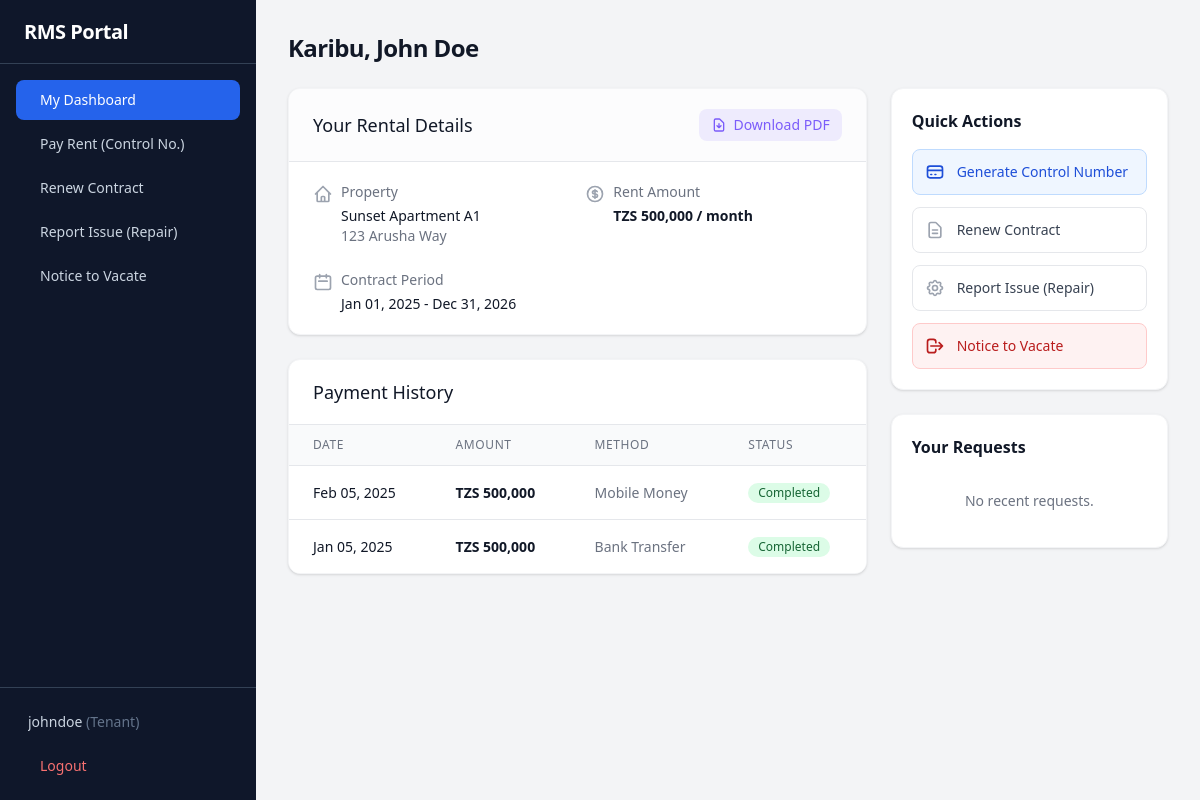
The app's page /index.php (signed in) with its own data.
### tables this page shows
CREATE TABLE IF NOT EXISTS users (
    id VARCHAR(20) PRIMARY KEY,
    username VARCHAR(50) UNIQUE NOT NULL,
    password VARCHAR(255) NOT NULL,
    role ENUM('admin','tenant','landlord') NOT NULL DEFAULT 'tenant',
    tenant_id VARCHAR(20) DEFAULT NULL,
    created_at TIMESTAMP DEFAULT CURRENT_TIMESTAMP
);

CREATE TABLE IF NOT EXISTS tenants (
    id VARCHAR(20) PRIMARY KEY,
    name VARCHAR(255) NOT NULL,
    email VARCHAR(255) NOT NULL,
    phone VARCHAR(50) NOT NULL,
    created_at TIMESTAMP DEFAULT CURRENT_TIMESTAMP
);

CREATE TABLE IF NOT EXISTS properties (
    id VARCHAR(20) PRIMARY KEY,
    title VARCHAR(255) NOT NULL,
    address TEXT NOT NULL,
    rent_amount DECIMAL(12,2) NOT NULL DEFAULT 0,
    status ENUM('available','rented','maintenance') NOT NULL DEFAULT 'available',
    created_at TIMESTAMP DEFAULT CURRENT_TIMESTAMP
);

CREATE TABLE IF NOT EXISTS contracts (
    id VARCHAR(20) PRIMARY KEY,
    property_id VARCHAR(20) NOT NULL,
    tenant_id VARCHAR(20) NOT NULL,
    start_date DATE NOT NULL,
    end_date DATE NOT NULL,
    status ENUM('active','terminated') NOT NULL DEFAULT 'active',
    created_at TIMESTAMP DEFAULT CURRENT_TIMESTAMP
);

CREATE TABLE IF NOT EXISTS payments (
    id VARCHAR(20) PRIMARY KEY,
    contract_id VARCHAR(20) NOT NULL,
    amount DECIMAL(12,2) NOT NULL DEFAULT 0,
    date DATE NOT NULL,
    method VARCHAR(50) NOT NULL DEFAULT 'bank_transfer',
    status ENUM('completed','pending') NOT NULL DEFAULT 'pending',
    control_number VARCHAR(50) DEFAULT NULL,
    created_at TIMESTAMP DEFAULT CURRENT_TIMESTAMP
);

### tenant_dashboard.php (the view, shortened to what the rows shown need)
<?php
require_once __DIR__ . '/config/database.php';
require_once __DIR__ . '/includes/auth.php';
require_once __DIR__ . '/includes/helpers.php';
$user = getCurrentUser();
$tenant_id = $user['tenant_id'];
$tenant = db()->prepare("SELECT * FROM tenants WHERE id = ?");
$tenant->execute([$tenant_id]);
$tenant = $tenant->fetch();
$contract = db()->prepare("SELECT * FROM contracts WHERE tenant_id = ? AND status='active' LIMIT 1");
$contract->execute([$tenant_id]);
$contract = $contract->fetch();
$property = db()->prepare("SELECT * FROM properties WHERE id = ?");
$property->execute([$contract['property_id']]);
$property = $property->fetch();
$stmt = db()->prepare("SELECT * FROM payments WHERE contract_id = ? ORDER BY date DESC");
$stmt->execute([$contract['id']]);
$payments = $stmt->fetchAll();
$stmt = db()->prepare("SELECT * FROM service_requests WHERE tenant_id = ? ORDER BY date DESC");
$stmt->execute([$tenant_id]);
$requests = $stmt->fetchAll();
$pending_payments = array_filter($payments, fn($p) => $p['status'] === 'pending');
?>
<div class="space-y-6">
    <h1 class="text-2xl font-bold tracking-tight text-gray-900">Karibu, <?= hsc($tenant['name']) ?></h1>
    <div class="grid grid-cols-1 lg:grid-cols-12 gap-6">
        <div class="lg:col-span-8 space-y-6">
            <div class="bg-white rounded-xl shadow border border-gray-100 overflow-hidden">
                <div class="px-6 py-5 border-b border-gray-200 flex justify-between items-center bg-gray-50/50">
                    <h3 class="text-lg font-medium leading-6 text-gray-900">Your Rental Details</h3>
                    <a href="pdf_generate.php?contract_id=<?= $contract['id'] ?>" class="flex items-center text-sm font-medium text-[#7B5CFA] hover:text-[#6849E3] bg-[#7B5CFA]/10 px-3 py-1.5 rounded-lg transition-colors">
                        <svg class="w-4 h-4 mr-1.5" fill="none" stroke="currentColor" viewBox="0 0 24 24"><path stroke-linecap="round" stroke-linejoin="round" stroke-width="2" d="M12 10v6m0 0l-3-3m3 3l3-3m2 8H7a2 2 0 01-2-2V5a2 2 0 012-2h5.586a1 1 0 01.707.293l5.414 5.414a1 1 0 01.293.707V19a2 2 0 01-2 2z"/></svg>
                        Download PDF
                    </a>
                </div>
                <div class="px-6 py-5">
                    <dl class="grid grid-cols-1 gap-x-4 gap-y-6 sm:grid-cols-2">
                        <div class="sm:col-span-1 flex items-start">
                            <div><dt class="text-sm font-medium text-gray-500">Property</dt><dd class="mt-1 text-sm text-gray-900"><?= hsc($property['title']) ?></dd><dd class="text-sm text-gray-500"><?= hsc($property['address']) ?></dd></div>
                        </div>
                        <div class="sm:col-span-1 flex items-start">
                            <div><dt class="text-sm font-medium text-gray-500">Rent Amount</dt><dd class="mt-1 text-sm text-gray-900 font-bold"><?= formatCurrency($property['rent_amount']) ?> / month</dd></div>
                        </div>
                        <div class="sm:col-span-1 flex items-start">
                            <svg class="w-5 h-5 text-gray-400 mr-2 mt-0.5" fill="none" stroke="currentColor" viewBox="0 0 24 24"><path stroke-linecap="round" stroke-linejoin="round" stroke-width="2" d="M8 7V3m8 4V3m-9 8h10M5 21h14a2 2 0 002-2V7a2 2 0 00-2-2H5a2 2 0 00-2 2v12a2 2 0 002 2z"/></svg>
                            <div><dt class="text-sm font-medium text-gray-500">Contract Period</dt><dd class="mt-1 text-sm text-gray-900"><?= date('M d, Y', strtotime($contract['start_date'])) ?> - <?= date('M d, Y', strtotime($contract['end_date'])) ?></dd></div>
                        </div>
                    </dl>
                </div>
            </div>
            <div class="bg-white rounded-xl shadow border border-gray-100 overflow-hidden">
                <div class="px-6 py-5 border-b border-gray-200 flex justify-between items-center">
                    <h3 class="text-lg font-medium leading-6 text-gray-900">Payment History</h3>
                </div>
                <div class="overflow-x-auto">
                    <table class="min-w-full divide-y divide-gray-200">
                        <thead class="bg-gray-50">
                            <tr><th class="px-6 py-3 text-left text-xs font-medium text-gray-500 uppercase tracking-wider">Date</th><th class="px-6 py-3 text-left text-xs font-medium text-gray-500 uppercase tracking-wider">Amount</th><th class="px-6 py-3 text-left text-xs font-medium text-gray-500 uppercase tracking-wider">Method</th><th class="px-6 py-3 text-left text-xs font-medium text-gray-500 uppercase tracking-wider">Status</th></tr>
                        </thead>
                        <tbody class="divide-y divide-gray-200 bg-white">
                            <?php foreach ($payments as $p): ?>
                            <tr><td class="whitespace-nowrap px-6 py-4 text-sm text-gray-900"><?= date('M d, Y', strtotime($p['date'])) ?></td>
                                <td class="whitespace-nowrap px-6 py-4 text-sm font-bold text-gray-900"><?= formatCurrency($p['amount']) ?></td>
                                <td class="whitespace-nowrap px-6 py-4 text-sm capitalize text-gray-500"><?= str_replace('_', ' ', $p['method']) ?></td>
                                <td class="whitespace-nowrap px-6 py-4 text-sm"><?= statusBadge($p['status']) ?></td></tr>
                            <?php endforeach; ?>
                        </tbody>
                    </table>
                </div>
            </div>
        </div>
        <div class="lg:col-span-4 space-y-6">
            <div class="bg-white rounded-xl shadow border border-gray-100 p-5">
                <h3 class="text-base font-semibold text-gray-900 mb-4">Quick Actions</h3>
                <div class="grid grid-cols-1 gap-3">
                    <a href="?action=generate_control_number" <?php if (count($pending_payments) > 0): ?>onclick="return confirm('You already have a pending rent payment. Generate anyway?')"<?php endif; ?>
                       class="w-full flex items-center justify-between p-3 rounded-lg border border-blue-200 bg-blue-50 text-blue-700 hover:bg-blue-100 transition-colors">
                        <span class="flex items-center text-sm font-medium"><svg class="w-5 h-5 mr-3" fill="none" stroke="currentColor" viewBox="0 0 24 24"><path stroke-linecap="round" stroke-linejoin="round" stroke-width="2" d="M3 10h18M7 15h1m4 0h1m-7 4h12a3 3 0 003-3V8a3 3 0 00-3-3H6a3 3 0 00-3 3v8a3 3 0 003 3z"/></svg>Generate Control Number</span>
                    </a>
                    <button onclick="openRequestModal('extension')" class="w-full flex items-center justify-between p-3 rounded-lg border border-gray-200 hover:bg-gray-50 transition-colors">
                        <span class="flex items-center text-sm font-medium text-gray-700"><svg class="w-5 h-5 mr-3 text-gray-400" fill="none" stroke="currentColor" viewBox="0 0 24 24"><path stroke-linecap="round" stroke-linejoin="round" stroke-width="2" d="M9 12h6m-6 4h6m2 5H7a2 2 0 01-2-2V5a2 2 0 012-2h5.586a1 1 0 01.707.293l5.414 5.414a1 1 0 01.293.707V19a2 2 0 01-2 2z"/></svg>Renew Contract</span>
                    </button>
                    <button onclick="openRequestModal('maintenance')" class="w-full flex items-center justify-between p-3 rounded-lg border border-gray-200 hover:bg-gray-50 transition-colors">
                        <span class="flex items-center text-sm font-medium text-gray-700">Report Issue (Repair)</span>
                    </button>
                    <button onclick="openRequestModal('move_out')" class="w-full flex items-center justify-between p-3 rounded-lg border border-red-200 bg-red-50 text-red-700 hover:bg-red-100 transition-colors">
                        <span class="flex items-center text-sm font-medium"><svg class="w-5 h-5 mr-3" fill="none" stroke="currentColor" viewBox="0 0 24 24"><path stroke-linecap="round" stroke-linejoin="round" stroke-width="2" d="M17 16l4-4m0 0l-4-4m4 4H7m6 4v1a3 3 0 01-3 3H6a3 3 0 01-3-3V7a3 3 0 013-3h4a3 3 0 013 3v1"/></svg>Notice to Vacate</span>
                    </button>
                </div>
            </div>
            <div class="bg-white rounded-xl shadow border border-gray-100 p-5">
                <h3 class="text-base font-semibold text-gray-900 mb-4">Your Requests</h3>
                <?php if (count($requests) > 0): ?>
                <ul class="divide-y divide-gray-100 space-y-3">
                    <?php foreach (array_slice($requests, 0, 5) as $req): ?>
                    <li class="pt-3 first:pt-0">
                        <div class="flex justify-between items-start">
                            <div><p class="text-sm font-medium text-gray-900"><?= getRequestLabel($req['type']) ?></p><p class="text-xs text-gray-500 mt-1 truncate max-w-[150px]"><?= hsc($req['description']) ?></p></div>
                            <span class="px-2 py-1 text-xs rounded-full font-medium <?= $req['status'] === 'pending' ? 'bg-yellow-100 text-yellow-700' : 'bg-green-100 text-green-700' ?>"><?= $req['status'] ?></span>
                        </div>
                    </li>
                    <?php endforeach; ?>
                </ul>
                <?php else: ?>
                <p class="text-sm text-gray-500 text-center py-4">No recent requests.</p>
                <?php endif; ?>
            </div>
        </div>
    </div>
</div>
<?php
$content = ob_get_clean();
require __DIR__ . '/includes/layout.php';

### includes/helpers.php (shortened to what the rows shown need)
<?php
function formatCurrency($amount): string {
    return 'TZS ' . number_format((float)$amount, 0, '.', ',');
}
function statusBadge(string $status): string {
    $classes = [
        'available' => 'bg-green-100 text-green-800',
        'rented' => 'bg-blue-100 text-blue-800',
        'maintenance' => 'bg-yellow-100 text-yellow-800',
        'active' => 'bg-green-100 text-green-800',
        'terminated' => 'bg-red-100 text-red-800',
        'completed' => 'bg-green-100 text-green-800',
        'pending' => 'bg-yellow-100 text-yellow-800',
        'approved' => 'bg-green-100 text-green-800',
        'resolved' => 'bg-green-100 text-green-800',
        'rejected' => 'bg-red-100 text-red-800',
    ];
    $class = $classes[$status] ?? 'bg-gray-100 text-gray-800';
    return "<span class=\"inline-flex rounded-full px-2.5 py-0.5 text-xs font-medium capitalize {$class}\">{$status}</span>";
}
function hsc($str): string {
    return htmlspecialchars($str ?? '', ENT_QUOTES, 'UTF-8');
}

### includes/layout.php (shortened to what the rows shown need)
<?php
require_once __DIR__ . '/auth.php';
require_once __DIR__ . '/helpers.php';
$user = getCurrentUser();
$current_page = basename($_SERVER['PHP_SELF'], '.php') ?: 'index';
$current_action = $_GET['action'] ?? '';
$admin_links = [
    ['name' => 'Dashboard', 'path' => 'index.php', 'icon' => 'dashboard'],
    ['name' => 'Properties', 'path' => 'properties.php', 'icon' => 'building'],
    ['name' => 'Tenants', 'path' => 'tenants.php', 'icon' => 'users'],
    ['name' => 'Contracts', 'path' => 'contracts.php', 'icon' => 'file-text'],
    ['name' => 'Payments', 'path' => 'payments.php', 'icon' => 'credit-card'],
    ['name' => 'Requests', 'path' => 'requests.php', 'icon' => 'message-square'],
    ['name' => 'Reports', 'path' => 'reports.php', 'icon' => 'bar-chart'],
];
$landlord_links = [
    ['name' => 'Dashboard', 'path' => 'index.php', 'icon' => 'dashboard'],
    ['name' => 'My Properties', 'path' => 'properties.php', 'icon' => 'building'],
    ['name' => 'Tenants', 'path' => 'tenants.php', 'icon' => 'users'],
    ['name' => 'Contracts', 'path' => 'contracts.php', 'icon' => 'file-text'],
    ['name' => 'Payments', 'path' => 'payments.php', 'icon' => 'credit-card'],
    ['name' => 'Requests', 'path' => 'requests.php', 'icon' => 'message-square'],
    ['name' => 'Reports', 'path' => 'reports.php', 'icon' => 'bar-chart'],
];
$tenant_links = [
    ['name' => 'My Dashboard', 'path' => 'index.php', 'icon' => 'dashboard', 'action' => ''],
    ['name' => 'Pay Rent (Control No.)', 'path' => 'index.php?action=generate_control_number', 'icon' => 'credit-card', 'action' => 'generate_control_number'],
    ['name' => 'Renew Contract', 'path' => 'index.php?action=extension', 'icon' => 'file-text', 'action' => 'extension'],
    ['name' => 'Report Issue (Repair)', 'path' => 'index.php?action=maintenance', 'icon' => 'wrench', 'action' => 'maintenance'],
    ['name' => 'Notice to Vacate', 'path' => 'index.php?action=move_out', 'icon' => 'file-output', 'action' => 'move_out'],
];
if ($user['role'] === 'admin') {
    $links = $admin_links;
} elseif ($user['role'] === 'landlord') {
    $links = $landlord_links;
} else {
    $links = $tenant_links;
}
?>
<!DOCTYPE html>
<html lang="en">
<head>
    <script src="https://cdn.tailwindcss.com"></script>
</head>
<body class="bg-gray-100">
<div class="min-h-screen flex" x-data="{ sidebarOpen: false }">
    <aside class="fixed lg:static inset-y-0 left-0 z-30 w-64 bg-slate-900 transform transition-transform duration-200 ease-in-out -translate-x-full lg:translate-x-0 flex flex-col"
           x-bind:class="sidebarOpen ? 'translate-x-0' : '-translate-x-full lg:translate-x-0'">
        <div class="h-16 flex items-center justify-between px-6 border-b border-slate-700">
            <h1 class="text-xl font-bold text-white tracking-tight">RMS Portal</h1>
        </div>
        <nav class="flex-1 px-4 py-4 space-y-1 overflow-y-auto">
            <?php foreach ($links as $link):
                $is_active = false;
                if (isset($link['action'])) {
                    $is_active = $current_page === 'index' && $current_action === $link['action'];
                    if ($link['action'] === '') {
                        $is_active = $current_page === 'index' && $current_action === '';
                    }
                } else {
                    $is_active = $current_page === basename($link['path'], '.php');
                }
            ?>
            <a href="<?= $link['path'] ?>"
               class="flex items-center px-3 py-2.5 text-sm font-medium rounded-lg transition-colors <?= $is_active ? 'bg-blue-600 text-white' : 'text-slate-300 hover:bg-slate-800 hover:text-white' ?>">
                <?= $link['name'] ?>
            </a>
            <?php endforeach; ?>
        </nav>
        <div class="p-4 border-t border-slate-700">
            <div class="flex items-center px-3 py-2 text-sm text-slate-300">
                <span class="truncate flex-1"><?= hsc($user['username']) ?> <span class="text-slate-500 capitalize">(<?= $user['role'] ?>)</span></span>
            </div>
            <a href="logout.php"
               class="mt-2 w-full flex items-center px-3 py-2 text-sm font-medium text-red-400 rounded-lg hover:bg-slate-800 transition-colors">
                Logout
            </a>
        </div>
    </aside>
    <main class="flex-1 flex flex-col min-w-0">
        <div class="flex-1 overflow-y-auto p-4 sm:p-6 lg:p-8">
            <div class="max-w-7xl mx-auto">
                <?= $content ?? '' ?>
            </div>
        </div>
    </main>
</div>
</body>
</html>

### records on screen
users: username "johndoe", role "Tenant"
tenants: name "John Doe"
properties: title "Sunset Apartment A1", address "123 Arusha Way", rent_amount "TZS 500,000"
contracts: start_date "Jan 01, 2025", end_date "Dec 31, 2026"
payments: date "Feb 05, 2025", amount "TZS 500,000", method "Mobile Money", status "Completed"
payments: date "Jan 05, 2025", amount "TZS 500,000", method "Bank Transfer", status "Completed"

### other values on screen
$link['name'] "My Dashboard"
$link['name'] "Pay Rent (Control No.)"
$link['name'] "Renew Contract"
$link['name'] "Report Issue (Repair)"
$link['name'] "Notice to Vacate"
